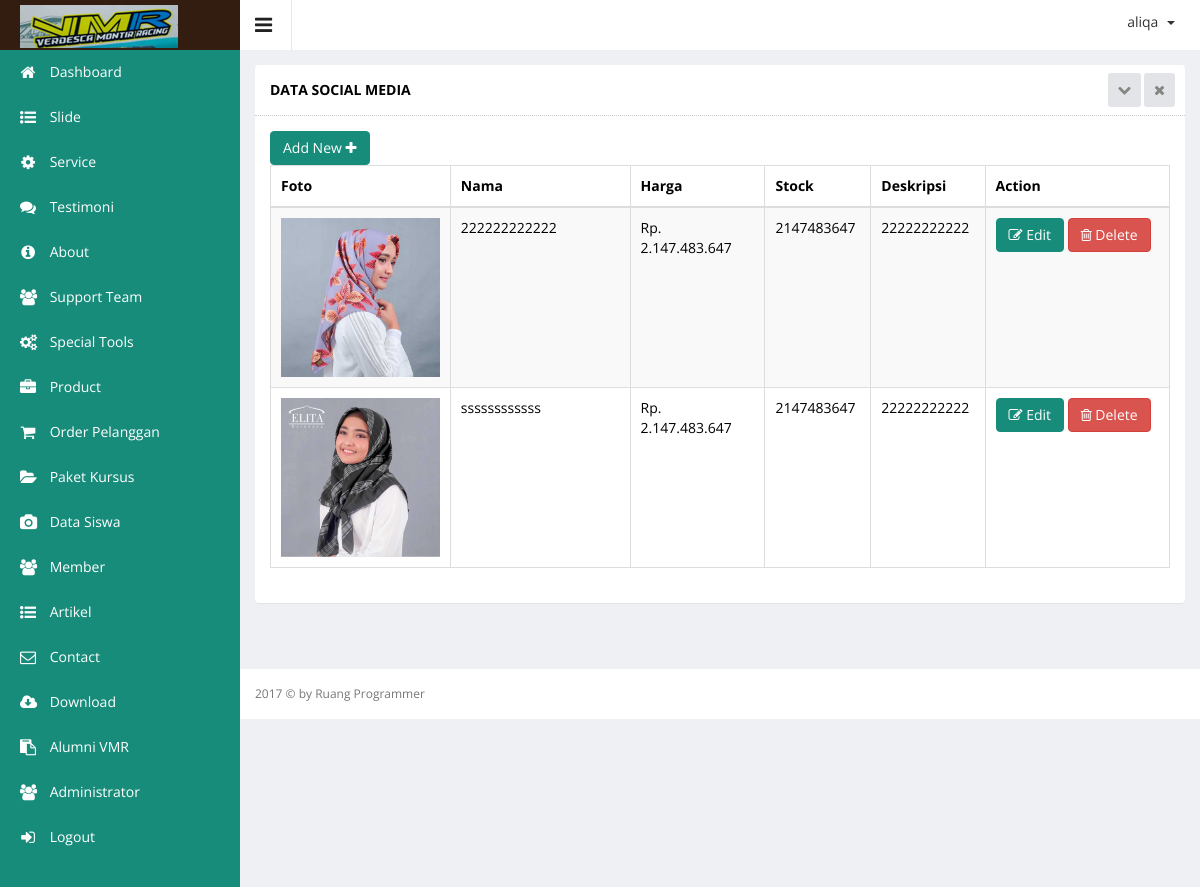
Page /admin/index.php?hal=master/social_media/list (signed in) on the earlier database version.
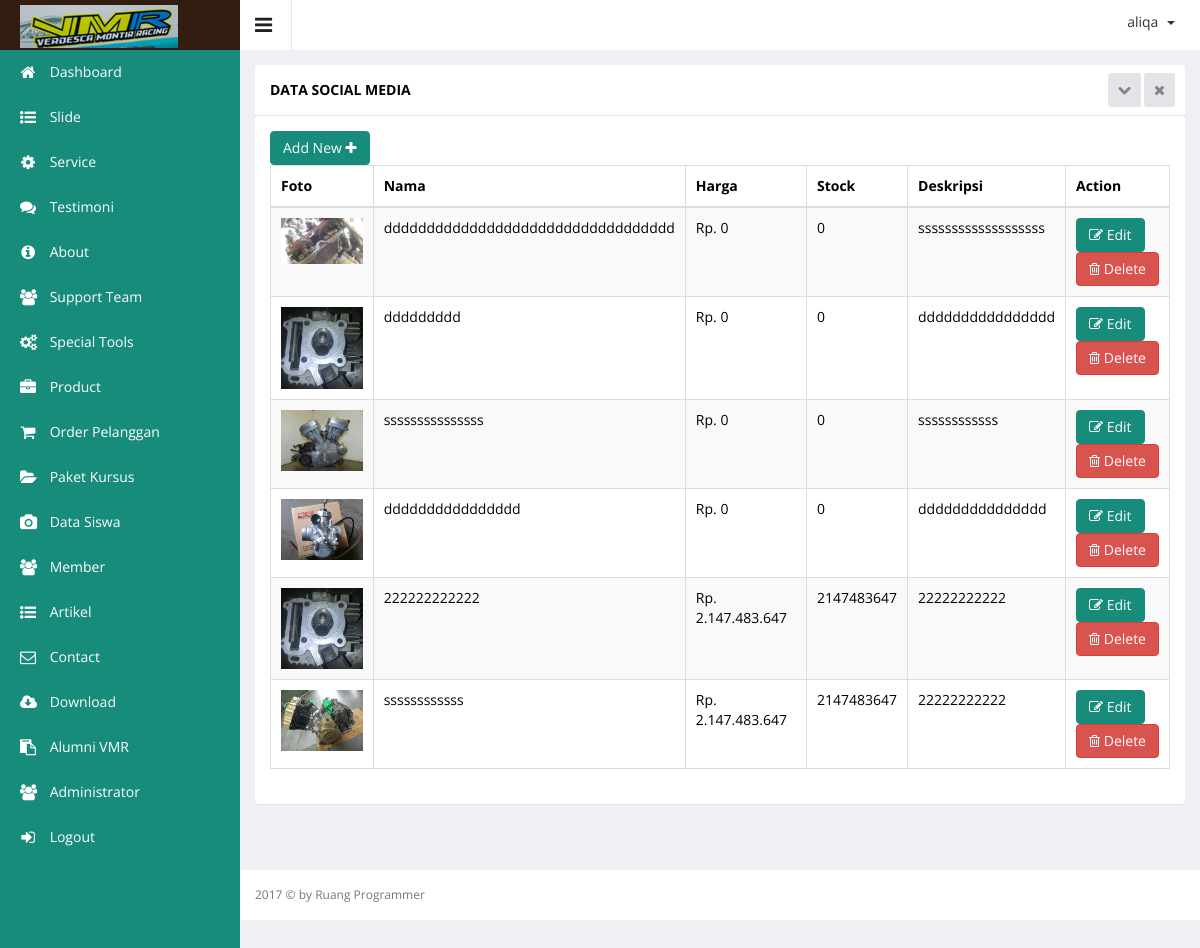
Same page on the later database version.
### tables this page shows
CREATE TABLE `product` (
  `product_id` int(10) UNSIGNED NOT NULL,
  `product_name` varchar(100) DEFAULT NULL,
  `product_price` int(11) DEFAULT NULL,
  `product_desc` text,
  `product_images` text,
  `product_stock` int(11) DEFAULT NULL,
  `product_date` datetime DEFAULT NULL,
  `category_id` int(11) DEFAULT NULL
);

### admin/master/social_media/list.php (the view, shortened to what this page needs)
<div class="wrapper">
    <div class="row">
        <div class="col-sm-12">
            <section class="panel">
                <header class="panel-heading">
                    Data Social Media
                    <span class="tools pull-right">
                        <a href="javascript:;" class="fa fa-chevron-down"></a>
                        <a href="javascript:;" class="fa fa-times"></a>
                     </span>
                </header>
                <div class="panel-body">
                    <div class="adv-table editable-table ">
                        <div class="clearfix">
                            <div class="btn-group">
                                <a href="?hal=master/social_media/add">
                                    <button data-toggle="modal" class="btn btn-primary">
                                        Add New <i class="fa fa-plus"></i>
                                    </button>
                                </a>
                            </div>
                        </div>
                        <table class="table table-striped table-hover table-bordered" id="editable-sample">
                            <thead>
                            <tr>
                                <th width="20%">Foto</th>
                                <th width="20%">Nama</th>
                                <th width="15%">Harga</th>
                                <th>Stock</th>
                                <th>Deskripsi</th>
                                <th>Action</th>
                            </tr>
                            </thead>
                            <tbody>
                            <?php
                            $queryProduct = mysql_query("SELECT * FROM product ORDER BY product_id DESC");
                            while ($rowProduct = mysql_fetch_array($queryProduct)) {
                                ?>
                                <tr class="">
                                    <td><img src="assets/images/product/<?php echo $rowProduct['product_images']; ?>"
                                             width="100%"></td>
                                    <td><?php echo $rowProduct['product_name'] ?></td>
                                    <td>Rp. <?php echo number_format($rowProduct['product_price'], 0, ',', '.'); ?></td>
                                    <td><?php echo $rowProduct['product_stock'] ?></td>
                                    <td><?php echo $rowProduct['product_desc'] ?></td>
                                    <td>
                                        <a href="?hal=master/product/edit&id=<?php echo $rowProduct['product_id']; ?>">
                                            <button class="btn btn-primary" type="submit"><i class="fa fa-edit"
                                                                                             aria-hidden="true"></i>
                                                Edit
                                            </button>
                                        </a>
                                        <a href="?hal=master/product/list&hapus=<?php echo $rowProduct['product_id']; ?>">
                                        <button class="btn btn-danger" type="submit" name="hapus"><i
                                                        class="fa fa-trash-o"></i> Delete
                                            </button>
                                        </a>
                                    </td>
                                </tr>
                            <?php } ?>
                            </tbody>
                        </table>
                    </div>
                </div>
            </section>
        </div>
    </div>
</div>

Differences in the rows shown:
added product: product_images (picture), product_name "dddddddddddddddddddddddddddddddddd", product_price "0", product_stock "0", product_desc "sssssssssssssssssss"
added product: product_images (picture), product_name "ddddddddd", product_price "0", product_stock "0", product_desc "dddddddddddddddd"
added product: product_images (picture), product_name "sssssssssssssss", product_price "0", product_stock "0", product_desc "ssssssssssss"
added product: product_images (picture), product_name "dddddddddddddddd", product_price "0", product_stock "0", product_desc "ddddddddddddddd"
changed product (number 5 of 6 on the later page): product_images: a different picture
changed product (number 6 of 6 on the later page): product_images: a different picture
